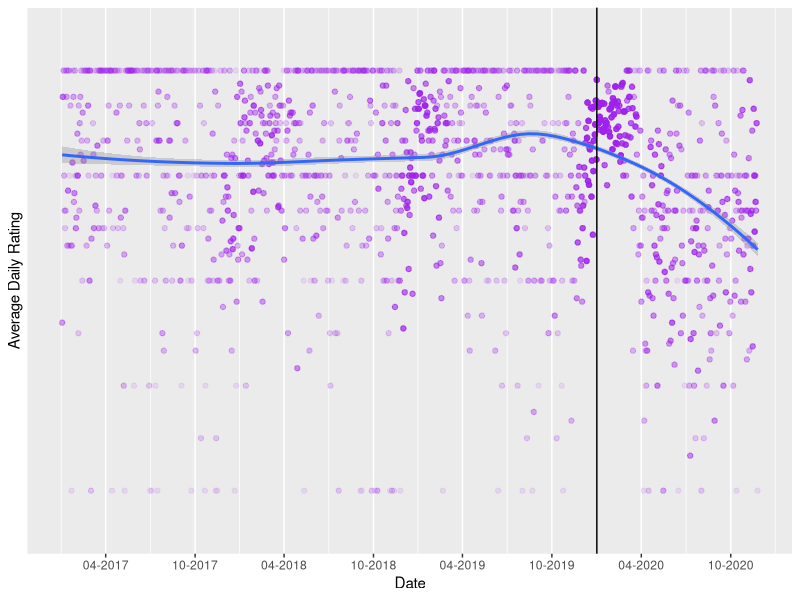
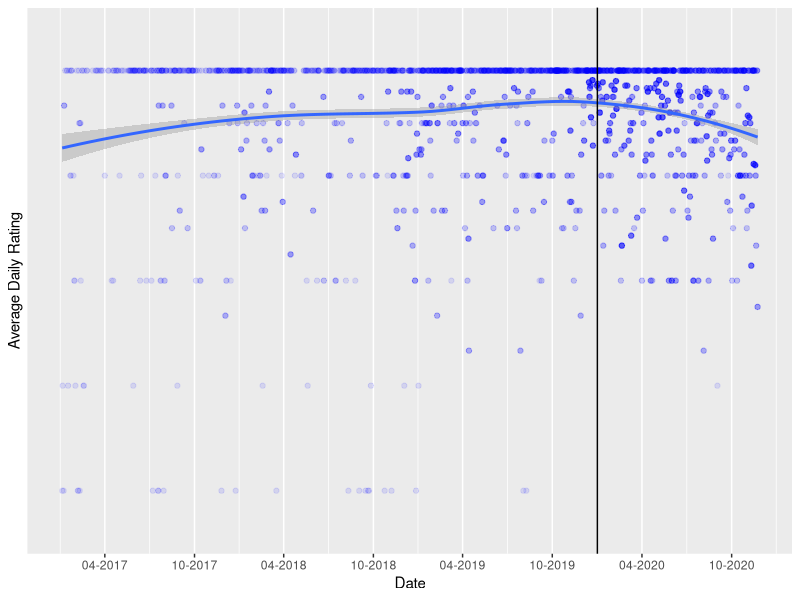
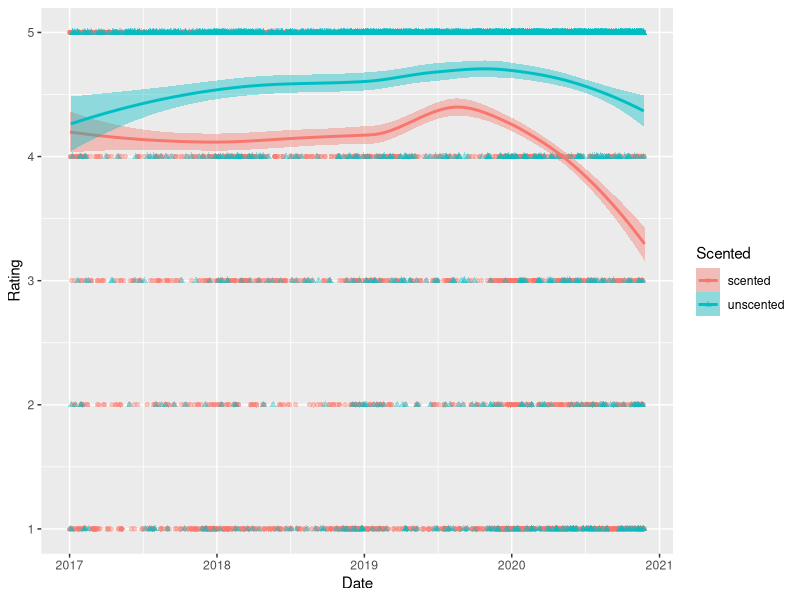
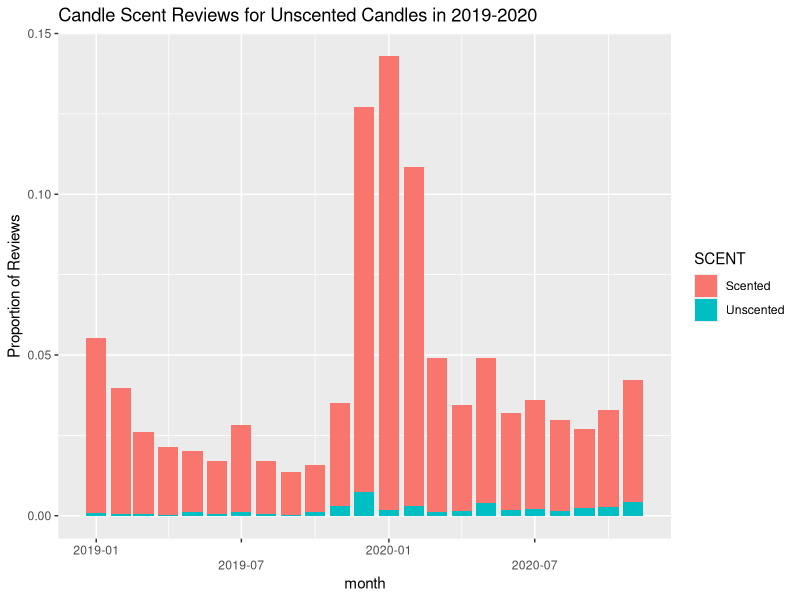

The R source for these figures, in order:
## ---- chunk 1
library(tidyverse)
library(ggplot2)
## ---- chunk 2
scented_data <- readxl::read_xlsx("Scented_all.xlsx")

unscented_data <- readxl::read_xlsx("Unscented_all.xlsx")
## ---- chunk 3

scented_data_av <- scented_data %>% 
  filter(Date > "2017-01-01") %>% 
  group_by(Date) %>% 
  mutate(MN = mean(Rating))


ggplot(scented_data_av, aes(as.Date(Date), MN)) +
  geom_point(alpha = 0.1,
             color = "purple",
             fill = "purple") +
  scale_x_date("Date", date_labels = "%m-%Y", date_breaks = "6 months") +
  scale_y_discrete(name = "Average Daily Rating") +
  geom_smooth(method = "loess") +
  geom_vline(xintercept = as.numeric(as.Date("2020-01-01")))
## ---- chunk 4
unscented_data_av <- unscented_data %>% 
  filter(Date > "2017-01-01") %>% 
  group_by(Date) %>% 
  mutate(MN = mean(Rating))

ggplot(unscented_data_av, aes(as.Date(Date), MN)) +
  geom_point(alpha = 0.1,
             color = "blue",
             fill = "blue") +
  scale_x_date("Date", date_labels = "%m-%Y", date_breaks = "6 months") +
  scale_y_discrete(name = "Average Daily Rating") +
  geom_smooth(method = "loess") +
  geom_vline(xintercept = as.numeric(as.Date("2020-01-01")))

## ---- chunk 5
candles_full <- bind_rows(
	scented = scented_data, 
	unscented = unscented_data, 
	.id = "Scented"
)


candles_fulls <- candles_full %>%
filter(Date > "2017-01-01") %>%
group_by(Date) %>%
mutate(
MN = mean(Rating)
)
## ---- chunk 6
candles_fulls %>%
ggplot() +
aes(x = Date, y = Rating, color = Scented, fill = Scented, shape = Scented) +
geom_point(alpha = 0.4) +
geom_smooth(method = "loess")
## ---- chunk 7
str_no_scent <- function(x){
  as.numeric(
  	case_when(
  		str_detect(x, "[Nn]o scent") ~ "1",
  		str_detect(x, "[Nn]o smell") ~ "1",
  		str_detect(x, "[Dd]oes not smell like") ~ "1",
  		str_detect(x, "[Dd]oesn't smell like") ~ "1",
  		str_detect(x, "[Cc]an't smell") ~ "1",
  		str_detect(x, "[Cc]annot smell") ~ "1",
  		str_detect(x, "[Ff]aint smell") ~ "1",
  		str_detect(x, "[Ff]aint scent") ~ "1",
  		str_detect(x, "[Dd]on't smell") ~ "1",
  		str_detect(x, "[Ll]ike nothing") ~ "1",
  		TRUE ~ "0"
  	)
  )
}

scented_data$ScentReview <- str_no_scent(scented_data$Review)
scented_data$ScentReview2 <- factor(scented_data$ScentReview , labels = c("Scented", "Unscented"))
## ---- chunk 8
Unscented_Review <- scented_data %>%
  filter(Date > "2019-01-01") %>%
  mutate(month = lubridate::floor_date(Date, "month")) %>%
  mutate(Review = str_no_scent(Review)) %>% 
  group_by(ScentReview2, month)
## ---- chunk 9
Unscented_Review %>%
  ggplot() +
  aes(x = month ,
        y = (..count..)/sum(..count..), 
        fill = ScentReview2, 
        color = month
        ) +
  geom_bar() +
  labs(title = "Candle Scent Reviews for Unscented Candles in 2019-2020") +
  scale_y_continuous("Proportion of Reviews") +
  guides(x = guide_axis(n.dodge = 2), color = guide_legend(title = "SCENT"), fill = guide_legend(title = "SCENT")) 
  
